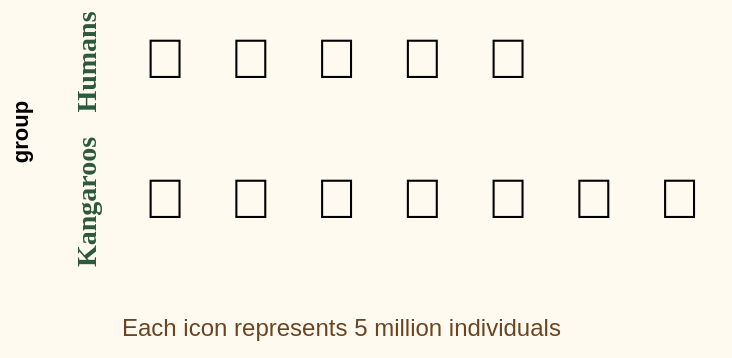

The specification (Vega-Lite) saved for this image:
### Vega-Lite specification from a JSON file in a GitHub repository (floating-point values rounded to 4 significant figures)
{"$schema": "https://vega.github.io/schema/vega-lite/v5.json", "background": "#fffaf0", "vconcat": [{"height": 50, "width": 300, "data": {"values": [{"group": "Kangaroos", "icon": "🦘", "count": 7}, {"group": "Humans", "icon": "🧍", "count": 5}]}, "transform": [{"calculate": "sequence(0, datum.count)", "as": "seq"}, {"flatten": ["seq"]}, {"calculate": "datum.seq % 10", "as": "col"}, {"calculate": "floor(datum.seq / 10)", "as": "row"}], "mark": {"type": "text", "fontSize": 28, "baseline": "middle"}, "encoding": {"x": {"field": "col", "type": "ordinal", "axis": null}, "y": {"field": "row", "type": "ordinal", "axis": null, "sort": "descending"}, "row": {"field": "group", "type": "nominal", "header": {"labelFont": "Lora", "labelFontSize": 14, "labelFontWeight": 700, "labelColor": "#2d5a3d"}}, "text": {"field": "icon"}}}, {"width": 0, "data": {"values": [{"note": "Each icon represents 5 million individuals"}]}, "mark": {"type": "text", "align": "left", "fontSize": 12, "color": "#6b4423"}, "encoding": {"text": {"field": "note"}}}], "config": {"view": {"stroke": null}}}
